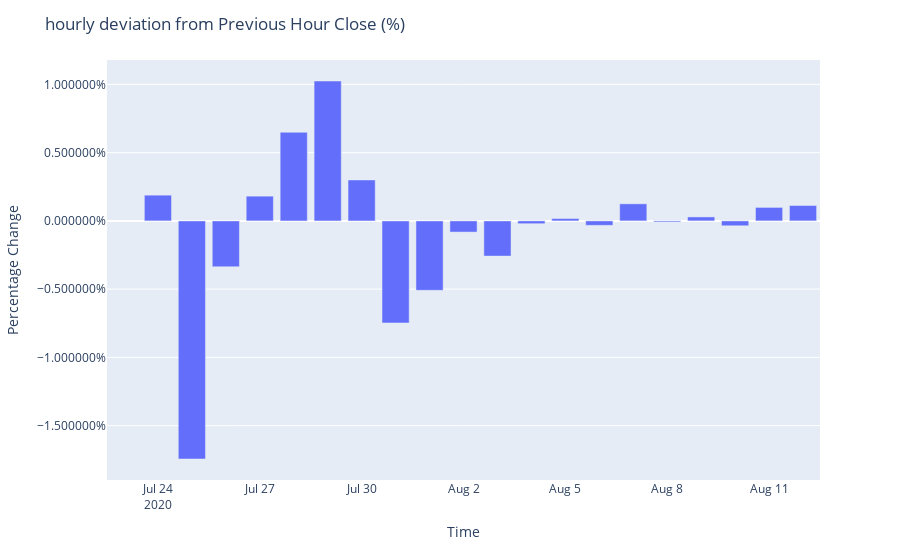

Notebook code for this chart:
### Markdown cell above
#### Price change - Daily from Previous Day

### Code cell
# the "MS" option specifies dailyfrequency by Start day
btc_daily= btc_df[["Close"]].resample("D").mean()
#btc_daily= btc_df["Close"][btc_df.index > "2022-01-01"].resample("D").mean()

# relative deviation from the overall mean
hourly_mean_diff = btc_daily.pct_change()

# Plot the change 
fig = px.bar(hourly_mean_diff)

fig.update_layout(
    yaxis_title="Percentage Change", 
    yaxis_tickformat = '%',
    xaxis_title="Time",
    title="hourly deviation from Previous Hour Close (%)",
    showlegend=False,
)
fig.show()

### Figure 1 — Plotly figure (JSON) as saved in the notebook; plotly's stock layout.template omitted (floating-point values rounded to 4 significant figures)
{"data": [{"alignmentgroup": "True", "hovertemplate": "variable=Close<br>Close time=%{x}<br>value=%{y}<extra></extra>", "legendgroup": "Close", "marker": {"color": "#636efa"}, "name": "Close", "offsetgroup": "Close", "orientation": "v", "showlegend": true, "textposition": "auto", "type": "bar", "x": ["2020-07-23T00:00:00", "2020-07-24T00:00:00", "2020-07-25T00:00:00", "2020-07-26T00:00:00", "2020-07-27T00:00:00", "2020-07-28T00:00:00", "2020-07-29T00:00:00", "2020-07-30T00:00:00", "2020-07-31T00:00:00", "2020-08-01T00:00:00", "2020-08-02T00:00:00", "2020-08-03T00:00:00", "2020-08-04T00:00:00", "2020-08-05T00:00:00", "2020-08-06T00:00:00", "2020-08-07T00:00:00", "2020-08-08T00:00:00", "2020-08-09T00:00:00", "2020-08-10T00:00:00", "2020-08-11T00:00:00", "2020-08-12T00:00:00"], "xaxis": "x", "y": [null, 0.001886, -0.01745, -0.003361, 0.001812, 0.006494, 0.01025, 0.003003, -0.007478, -0.005088, -0.0008183, -0.00258, -0.0002053, 0.0001725, -0.0003243, 0.001253, -7.793e-05, 0.0002912, -0.0003568, 0.0009886, 0.001129], "yaxis": "y"}], "layout": {"barmode": "relative", "legend": {"title": {"text": "variable"}, "tracegroupgap": 0}, "margin": {"t": 60}, "showlegend": false, "title": {"text": "hourly deviation from Previous Hour Close (%)"}, "xaxis": {"anchor": "y", "domain": [0, 1], "title": {"text": "Time"}}, "yaxis": {"anchor": "x", "domain": [0, 1], "tickformat": "%", "title": {"text": "Percentage Change"}}}}
